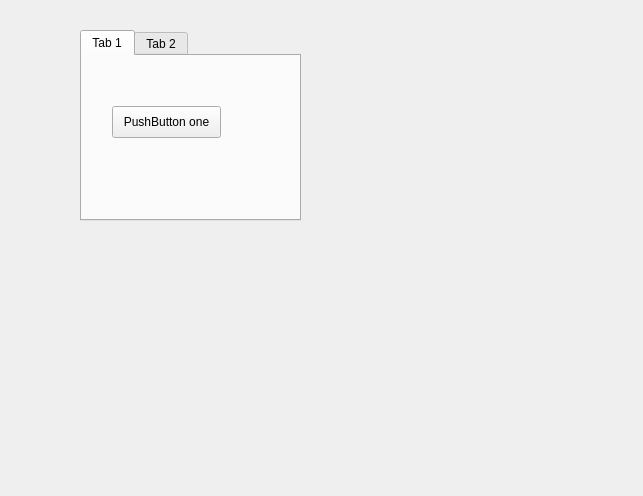
<ui version="4.0" >
 <author></author>
 <comment></comment>
 <exportmacro></exportmacro>
 <class>Form</class>
 <widget class="QWidget" name="Form" >
  <property name="geometry" >
   <rect>
    <x>0</x>
    <y>0</y>
    <width>643</width>
    <height>496</height>
   </rect>
  </property>
  <property name="windowTitle" >
   <string>Form</string>
  </property>
  <widget class="QTabWidget" name="tabWidget" >
   <property name="geometry" >
    <rect>
     <x>80</x>
     <y>30</y>
     <width>221</width>
     <height>191</height>
    </rect>
   </property>
   <widget class="QWidget" name="tab" >
    <attribute name="title" >
     <string>Tab 1</string>
    </attribute>
    <widget class="QPushButton" name="pushButton" >
     <property name="geometry" >
      <rect>
       <x>30</x>
       <y>50</y>
       <width>109</width>
       <height>32</height>
      </rect>
     </property>
     <property name="text" >
      <string>PushButton one</string>
     </property>
    </widget>
   </widget>
   <widget class="QWidget" name="tab" >
    <attribute name="title" >
     <string>Tab 2</string>
    </attribute>
    <widget class="QPushButton" name="pushButton_2" >
     <property name="geometry" >
      <rect>
       <x>50</x>
       <y>20</y>
       <width>109</width>
       <height>32</height>
      </rect>
     </property>
     <property name="text" >
      <string>PushButton two</string>
     </property>
    </widget>
   </widget>
  </widget>
 </widget>
 <pixmapfunction></pixmapfunction>
 <resources/>
 <connections/>
</ui>
